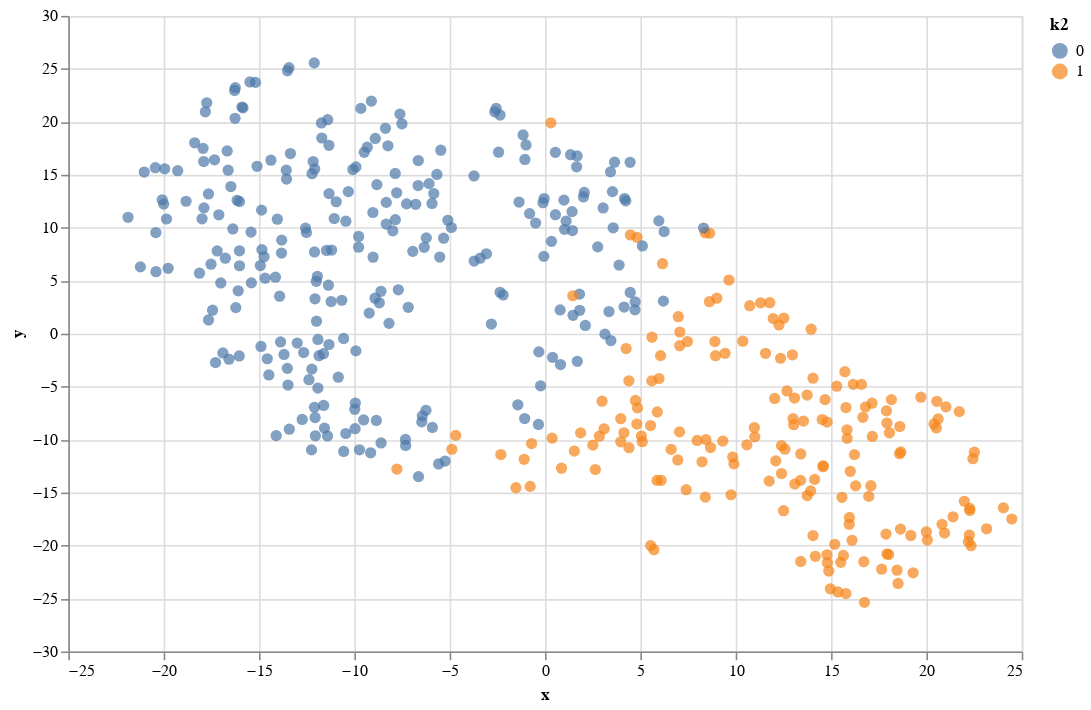

The code cell stored with this chart in its notebook:
### Markdown cell above
### Cluster Visualization
Once we have chosen the optimal number of clusters for our clustering algorithm using the scoring metric above, we can now visualize the results.

### Code cell
# Display the results of the clustering from implementation
alt.Chart(good_data).mark_circle(size=50).encode(
                        x='x',
                        y='y',
                        color='k2:N',
                        tooltip=['Fresh', 'Milk', 'Grocery', 'Frozen', 'Detergents_Paper', 'Delicatessen']
                    ).properties(
                        width=600,
                        height=400
                    )

### Figure 1 — Vega-Lite specification as saved in the notebook (floating-point values rounded to 4 significant figures; data arrays with more than 128 entries replaced by an {"elided": "..."} marker saying what was removed)
{"config": {"view": {"continuousWidth": 400, "continuousHeight": 300}}, "data": {"name": "data-b3660abff509bd763e0ea7ec1347c805"}, "mark": {"type": "circle", "size": 50}, "encoding": {"color": {"type": "nominal", "field": "k2"}, "tooltip": [{"type": "quantitative", "field": "Fresh"}, {"type": "quantitative", "field": "Milk"}, {"type": "quantitative", "field": "Grocery"}, {"type": "quantitative", "field": "Frozen"}, {"type": "quantitative", "field": "Detergents_Paper"}, {"type": "quantitative", "field": "Delicatessen"}], "x": {"type": "quantitative", "field": "x"}, "y": {"type": "quantitative", "field": "y"}}, "height": 400, "width": 600, "$schema": "https://vega.github.io/schema/vega-lite/v4.8.1.json", "datasets": {"data-b3660abff509bd763e0ea7ec1347c805": {"elided": "436 records"}}}
